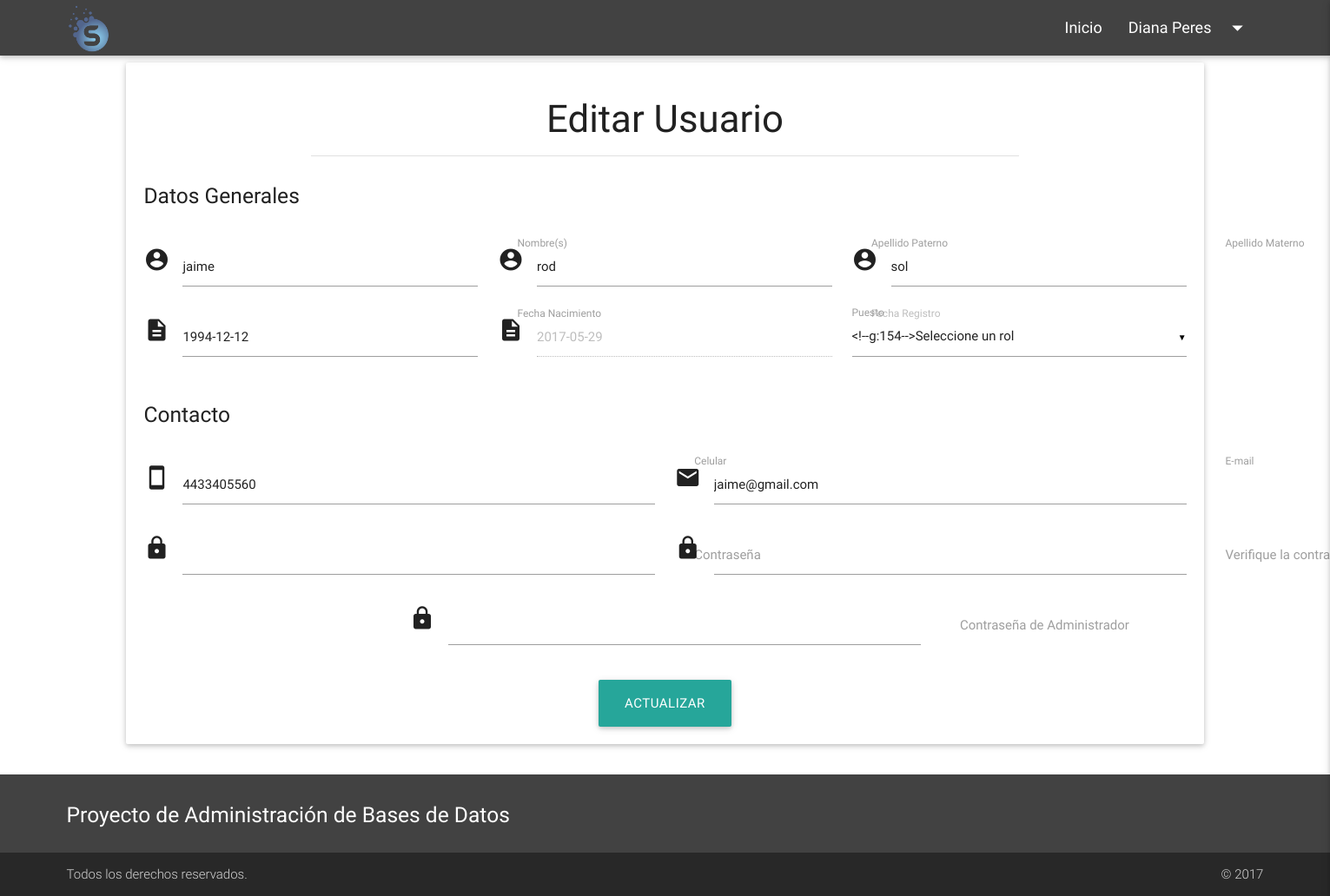
Screenshot of /admin/editar_usuario.php?id=11 (signed in) with the database file from the repository.
### tables this page shows
CREATE TABLE `empleado` (
  `ID_Empleado` int(5) NOT NULL,
  `Nombre_Empleado` varchar(20) NOT NULL,
  `Ap_Paterno` varchar(20) NOT NULL,
  `Ap_Materno` varchar(20) NOT NULL,
  `Fecha_Nac` date NOT NULL,
  `Fecha_Ingr` date NOT NULL,
  `Puesto` varchar(20) NOT NULL,
  `contrasena` varchar(50) NOT NULL,
  `Telefono` varchar(10) NOT NULL,
  `Email` varchar(60) NOT NULL
);

### admin/editar_usuario.php (the view, shortened to what this page needs)
  <?php
  include 'conexion/datos.php';
  $id_empleado=$_GET['id'];
  $con = mysqli_connect($host, $user, $pass, $db) or die ('No se pudo conectar: '.mysqli_error());
  $res = mysqli_query($con, "SELECT Nombre_Empleado, Ap_Paterno, Ap_Materno, Fecha_Nac, Fecha_Ingr, Puesto, Telefono, Email FROM empleado WHERE ID_Empleado = '".$id_empleado."'");
  $aux = mysqli_fetch_array($res);
  $nombre=$aux['Nombre_Empleado'];
$apellido_paterno=$aux['Ap_Paterno'];
$apellido_materno=$aux['Ap_Materno'];
$fecha=$aux['Fecha_Nac'];
$fecha_ing=$aux['Fecha_Ingr'];
$celular=$aux['Telefono'];
$email=$aux['Email'];
  ?>
  <?php include('head.php') ?>
  <body>
  	<?php include('nav.php') ?>
  	<div class="container" style="min-height: 76.5vh;">
  		<form class="col s12" id="form1" action="conexion/usuario_editar.php" method="post" enctype="application/x-www-form-urlencoded" name="login_form">
  			<div class="container">
          <div class="card-panel">
            <div class="center-align">
              <h3>Editar Usuario</h3>
            </div>
            <div class="row">
              <div class="col s8 col-center divider"></div>
            </div>
            <div class="row left-align">
              <div class="col l12">
                <h5>Datos Generales</h5>
              </div>
            </div>
            <div class="row">
              <div class="col l4">
                <div class="input-field">
                  <i class="material-icons prefix">account_circle</i>
                  <input id="nombre" type="text" class="validate" name="nombre" value="<?php echo $nombre; ?>" required>
                  <label for="nombre"> Nombre(s)</label>
                </div>
              </div>
              <div class="col l4">
                <div class="input-field">
                  <i class="material-icons prefix">account_circle</i>
                  <input id="apellido_paterno" type="text" class="validate" name="apellido_paterno" value="<?php echo $apellido_paterno; ?>" required>
                  <label for="apellido_paterno"> Apellido Paterno</label>
                </div>
              </div>
              <div class="col l4">
                <div class="input-field">
                  <i class="material-icons prefix">account_circle</i>
                  <input id="apellido_materno" type="text" class="validate" name="apellido_materno" value="<?php echo $apellido_materno; ?>" required>
                  <label for="apellido_materno"> Apellido Materno</label>
                </div>
              </div>
              <div class="col l4">
                <div class="input-field">
                  <i class="material-icons prefix">description</i>
                  <input id="fecha" type="text" class="validate" name="fecha" value="<?php echo $fecha; ?>" required>
                  <label for="fecha"> Fecha Nacimiento</label>
                </div>
              </div>
              <div class="col l4">
                <div class="input-field">
                  <i class="material-icons prefix">description</i>
                  <input id="fecha_ing" type="text" class="validate" name="fecha_ing" value="<?php echo $fecha_ing; ?>" disabled>
                  <label for="fecha_ing"> Fecha Registro</label>
                </div>
              </div>
                <div class="input-field col l4">
                  <label>Puesto</label>
                </div>
            </div>
            <div class="row left-align">
              <div class="col l12">
                <h5>Contacto</h5>
              </div>
            </div>
            <div class="row">
              <div class="col l6">
                <div class="input-field">
                  <i class="material-icons prefix">stay_primary_portrait</i>
                  <input id="celular" type="number" class="validate" name="celular"  value="<?php echo $celular; ?>" required>
                  <label for="celular"> Celular </label>
                </div>
              </div>
              <div class="col l6">
                <div class="input-field">
                  <i class="material-icons prefix">email</i>
                  <input id="email" type="email" class="validate" name="email"  value="<?php echo $email; ?>" required>
                  <label for="email"> E-mail </label>
                </div>
              </div>
              <div class="col l6">
                <div class="input-field">
                  <i class="material-icons prefix">lock</i>
                  <input id="password" type="password" class="validate" name="password" required>
                  <label for="password"> Contraseña </label>
                </div>
              </div>
              <div class="col l6">
                <div class="input-field">
                  <i class="material-icons prefix">lock</i>
                  <input id="password_confirmation" type="password" class="validate" name="password_confirmation" required>
                  <label for="password_confirmation"> Verifique la contraseña </label>
                </div>
              </div>
                            <div class="col l6 offset-l3">
                <div class="input-field">
                  <i class="material-icons prefix">lock</i>
                  <input id="password_admin" type="password" class="validate" name="password_admin" required>
                  <label for="password_admin"> Contraseña de Administrador </label>
                </div>
              </div>
            </div>
            <div class="input-field center-align">
              <button type="submit" class="btn btn-large btn-block btn-block-large waves-effect waves-light">Actualizar</button>
            </div>
          </div>
        </div>
      </form>
    </div>
    <?php include('footer.php') ?>
</body>
</html>

### css/styles.css (style rules this page uses)
body { display: flex; min-height: 100vh; flex-direction: column; }
.btn-block { padding: 0; }
.col-center { float: none!important; margin-right: auto!important; margin-left: auto!important; }
.container { max-width: none; width: 90%; }
.btn { text-decoration: none; color: #FFF; background-color: #26a69a; text-align: center; letter-spacing: .5px; -webkit-transition: .2s ease-out; -moz-transition: .2s ease-out; -o-transition: .2s ease-out; -ms-transition: .2s ease-out; transition: .2s ease-out; cursor: pointer; }
.btn, .btn-flat { display: inline-block; padding: 0 2rem; -webkit-border-radius: 2px; -moz-border-radius: 2px; border-radius: 2px; background-clip: padding-box; line-height: 36px; text-transform: uppercase; border: 0; outline: 0; -webkit-tap-highlight-color: transparent; }
.container .row { margin-left: -0.75rem; margin-right: -0.75rem; }
.row .col { -webkit-transition: all .3s; -moz-transition: all .3s; -o-transition: all .3s; -ms-transition: all .3s; transition: all .3s; float: left; -webkit-box-sizing: border-box; -moz-box-sizing: border-box; box-sizing: border-box; padding: 0 .75rem; }
h5 { font-size: 1rem; }
@media all and (min-width: 700px) { h5 { font-size: 1.64rem; } }

### rows the page displays
empleado: nombre "jaime", apellido_paterno "rod", apellido_materno "sol", fecha "1994-12-12", fecha_ing "2017-05-29", celular "4433405560", email "jaime@gmail.com"

### other values shown
$_SESSION["nombre"] "Diana"
$_SESSION["paterno"] "Peres"
